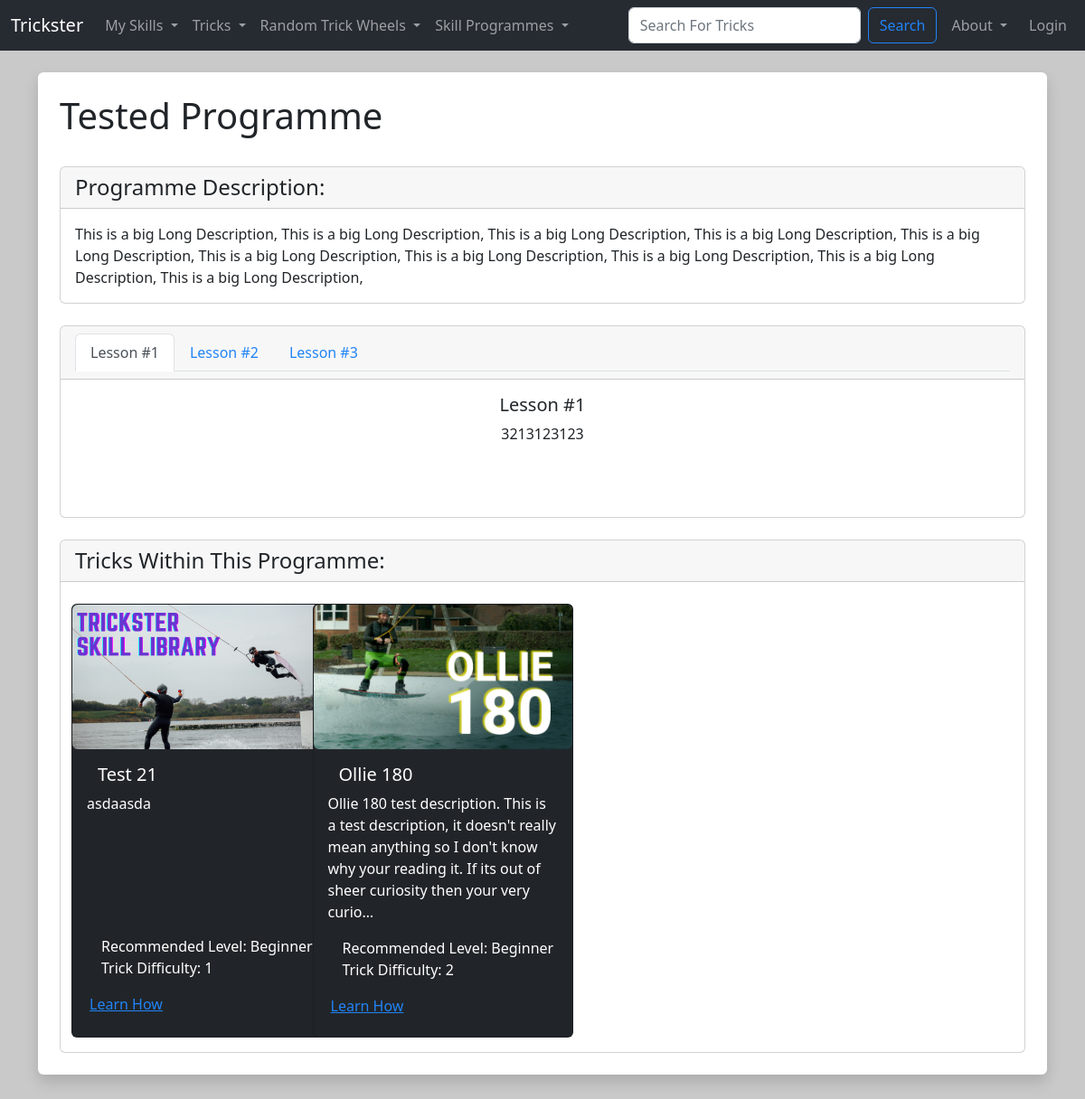
Page /view_programme/31 on the earlier database version.
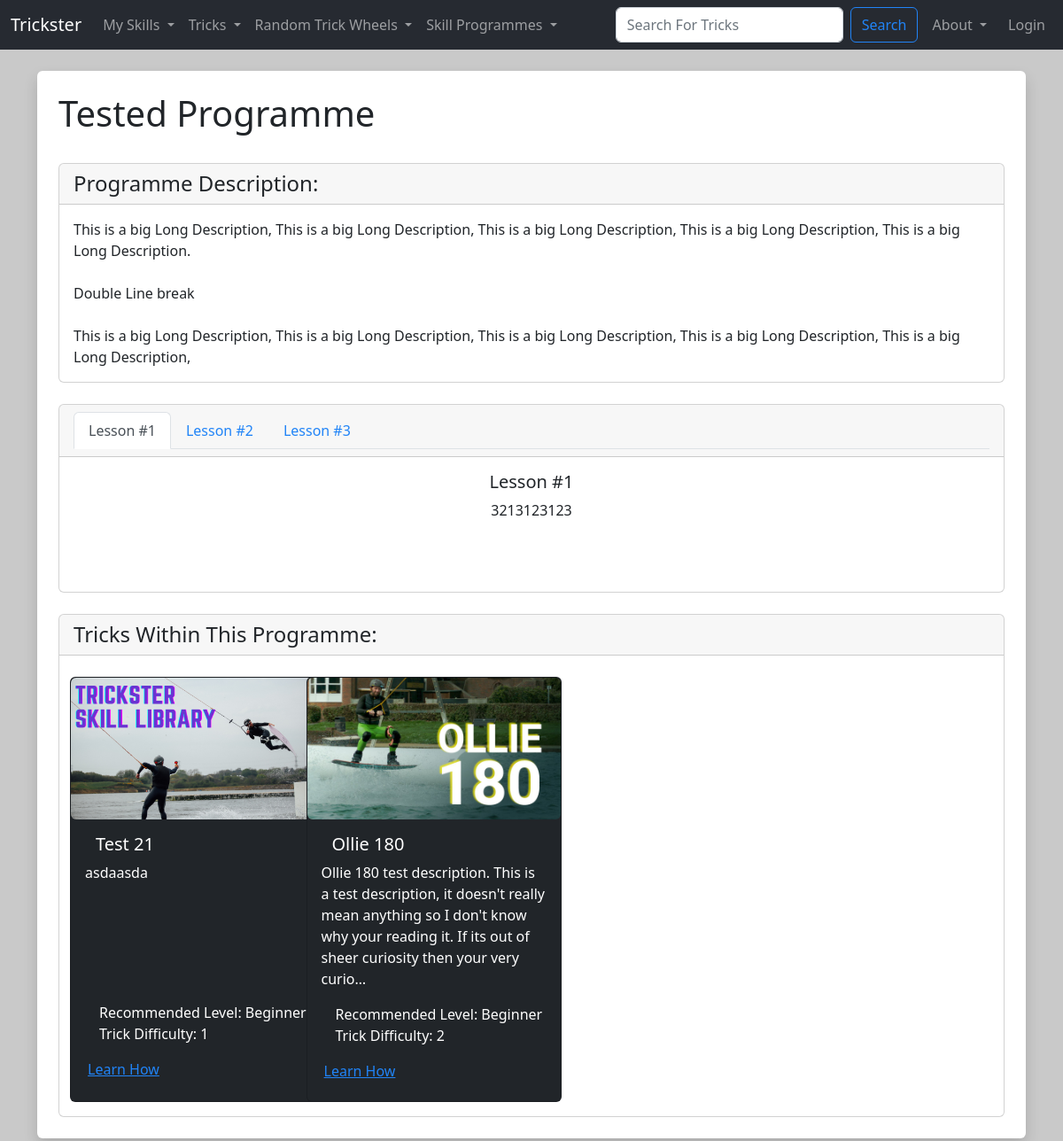
Same page on the later database version.
### TricksterMain/models.py (models this page shows, shortened)
class Trick_Programme (models.Model):
  ProgrammeID = models.AutoField(primary_key=True)
  ProgrammeName = models.CharField(max_length=25)
  ProgrammeDiscription = models.TextField(blank=True)
  ProgrammeTricks = models.ManyToManyField(Trick, related_name='programme_tricks', blank=True)
  ProgrammeRecLevel = models.ForeignKey(SkillLevel, blank=True, null=True, on_delete=models.CASCADE)
  ProgrammeDifficulty = models.PositiveIntegerField(null=True, validators=[MinValueValidator(1), MaxValueValidator(10)])
  ProgrammeImg = models.ImageField(null=True, blank=True, upload_to="images/")
  ProgrammeCategory = models.ManyToManyField(Category, related_name='programme_category_tags', blank=True)

### TricksterMain/views.py (the view)
# urls.py: path('view_programme/<programme_id>', views.view_programme, name='view-programme'),
def view_programme(request, programme_id):
  Programme = Trick_Programme.objects.get(pk=programme_id)
  Programme_Tricks = Programme.ProgrammeTricks.order_by('TrickRecLevel', 'TrickDifficulty', 'TrickName')
  Lessons = Programme_Lesson.objects.filter(Programme=programme_id).order_by('LessonNumber')
  return render(request, 'main/view_programme.html', {'Programme':Programme, 'Programme_Tricks':Programme_Tricks, 'Lessons':Lessons})

### TricksterMain/models.py (called while the page is built)
  def __str__(self):
    return self.SkillLevelName

  def __str__(self):
    return self.TrickName

### TricksterMain/templates/main/view_programme.html (shortened to what this page needs)
{% extends 'main/base.html' %}
{% load static %}
{% load embed_video_tags %}
{% block content  %}
<div class="shadow  p-4 mb-5 bg-body rounded">
  <h1> {{ Programme.ProgrammeName }} </h1>
  <br/>
  <div class="card ">
    <h4 class="card-header">Programme Description:</h4>
    <div class="card-body">
      <p class="card-text">{{ Programme.ProgrammeDiscription|linebreaksbr }}</p>
    </div>
  </div>
  {% if Lessons %}
    <div class="card text-center">
      <div class="card-header">
        <ul class="nav nav-tabs" id="myTab" role="tablist">
          {% for lesson in Lessons %}
            <li class="nav-item" role="presentation">
              {% if lesson.LessonNumber == 1 %}
                <button class="nav-link active" id="{{ Lessons.LessonID }}" data-bs-toggle="tab" data-bs-target="#{{ lesson.LessonNumber }}" type="button" role="tab" aria-controls="{{ lesson.LessonNumber }}" aria-selected="true">{{ lesson.LessonName }}</button>
              {% else %}
                <button class="nav-link" id="{{ Lessons.LessonID }}" data-bs-toggle="tab" data-bs-target="#{{ lesson.LessonNumber }}" type="button" role="tab" aria-controls="{{ lesson.LessonNumber }}" aria-selected="true">{{ lesson.LessonName }}</button>
              {% endif %}
            </li>
          {% endfor %}
        </ul>
      </div>
      <div class="card-body">
        <div class="tab-content" id="myTabContent">
          {% for lesson in Lessons %}
            {% if lesson.LessonNumber == 1 %}
              <div class="tab-pane fade show active" id="{{ lesson.LessonNumber }}" role="tabpanel" aria-labelledby="{{ Lessons.LessonID }}">
            {% else %}
              <div class="tab-pane fade" id="{{ lesson.LessonNumber }}" role="tabpanel" aria-labelledby="{{ Lessons.LessonID }}">
            {% endif %}
              <h5 class="card-text">{{ lesson.LessonName }}</h5>
              <p class="card-text">{{ lesson.LessonLongDesc|linebreaksbr }}</p>
            </div>
          {% endfor %}
        </div>
      </div>
    </div>
  {% else %}
    <div class="shadow  p-4 mb-5 bg-body rounded">
      <h3>This Programme Has No Lessons</h3>
    </div>
  {% endif %}
  <div class="card ">
    <h4 class="card-header">Tricks Within This Programme:</h4>
    <div class="container-md">
      <div class="row row-cols-1 row-cols-sm-2 row-cols-md-3 row-cols-xl-4 g-4">
        {% for trick in Programme_Tricks %}
          {% include 'components/trick_cards.html' with trick=trick user=request.user %}
        {% endfor %}
      </div>
    </div>
  </div>
</div>
{% endblock %}

Differences in the rows shown:
changed Trick_Programme "Tested Programme": ProgrammeDiscription "…is a big Long Description, This is a big…" → "…is a big Long Description. Double Line break This is a big…"
